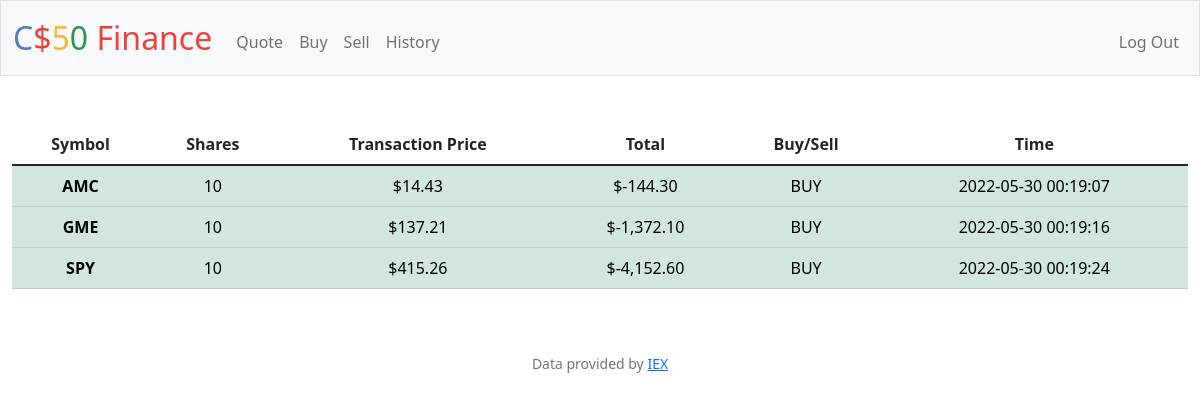
The app's page /history (signed in) with its own data.
### tables this page shows
CREATE TABLE transactions
    (
    id INTEGER PRIMARY KEY AUTOINCREMENT NOT NULL,
    user_id INTEGER NOT NULL,
    symbol TEXT NOT NULL,
    price NUMERIC NOT NULL,
    shares NUMERIC NOT NULL,
    time DATETIME NOT NULL,
    FOREIGN KEY (user_id) REFERENCES users(id)
    );

### app.py (the view)
@app.route("/history")
@login_required
def history():
    trans = db.execute("SELECT * FROM transactions WHERE user_id = ?", session["user_id"])
    for x in trans:
        if x["shares"] < 0:
            x["sell"] = "1"
    return render_template("history.html", trans=trans)

### app.py (called while the page is built)
@app.after_request
def after_request(response):
    response.headers["Cache-Control"] = "no-cache, no-store, must-revalidate"
    response.headers["Expires"] = 0
    response.headers["Pragma"] = "no-cache"
    return response

### helpers.py (called while the page is built)
def login_required(f):
    @wraps(f)
    def decorated_function(*args, **kwargs):
        if session.get("user_id") is None:
            return redirect("/login")
        return f(*args, **kwargs)
    return decorated_function

def usd(value):
    return f"${value:,.2f}"

### templates/history.html (shortened to what this page needs)
{% extends "layout.html" %}
{% block main %}
<table class="table">
    <thead>
        <tr>
            <th scope="col">Symbol</th>
            <th scope="col">Shares</th>
            <th scope="col">Transaction Price</th>
            <th scope="col">Total</th>
            <th scope="col">Buy/Sell</th>
            <th scope="col">Time</th>
    </thead>
    <tbody>
    {% for x in trans %}
        {% if x.sell %}
            <tr class="table-danger">
                <th scope="row">{{ x["symbol"] }}</th>
                <td>{{ x["shares"] }}</td>
                <td>{{ x["price"] | usd }}</td>
                <td>{{ -(x["price"] * x["shares"]) | usd }}</td>
                <td>SELL</td>
                <td>{{ x["time"] }}</td>
            </tr>
        {% else %}
            <tr class="table-success">
                <th scope="row">{{ x["symbol"] }}</th>
                <td>{{ x["shares"] }}</td>
                <td>{{ x["price"] | usd }}</td>
                <td>{{ -(x["price"] * x["shares"]) | usd }}</td>
                <td>BUY</td>
                <td>{{ x["time"] }}</td>
            </tr>
        {% endif %}
    {% endfor %}
</table>
{% endblock %}

### records on screen
transactions: symbol "AMC", shares "10", price "$14.43", (x['price']*x['shares'])|usd "$-144.30", time "2022-05-30 00:19:07"
transactions: symbol "GME", shares "10", price "$137.21", (x['price']*x['shares'])|usd "$-1,372.10", time "2022-05-30 00:19:16"
transactions: symbol "SPY", shares "10", price "$415.26", (x['price']*x['shares'])|usd "$-4,152.60", time "2022-05-30 00:19:24"
